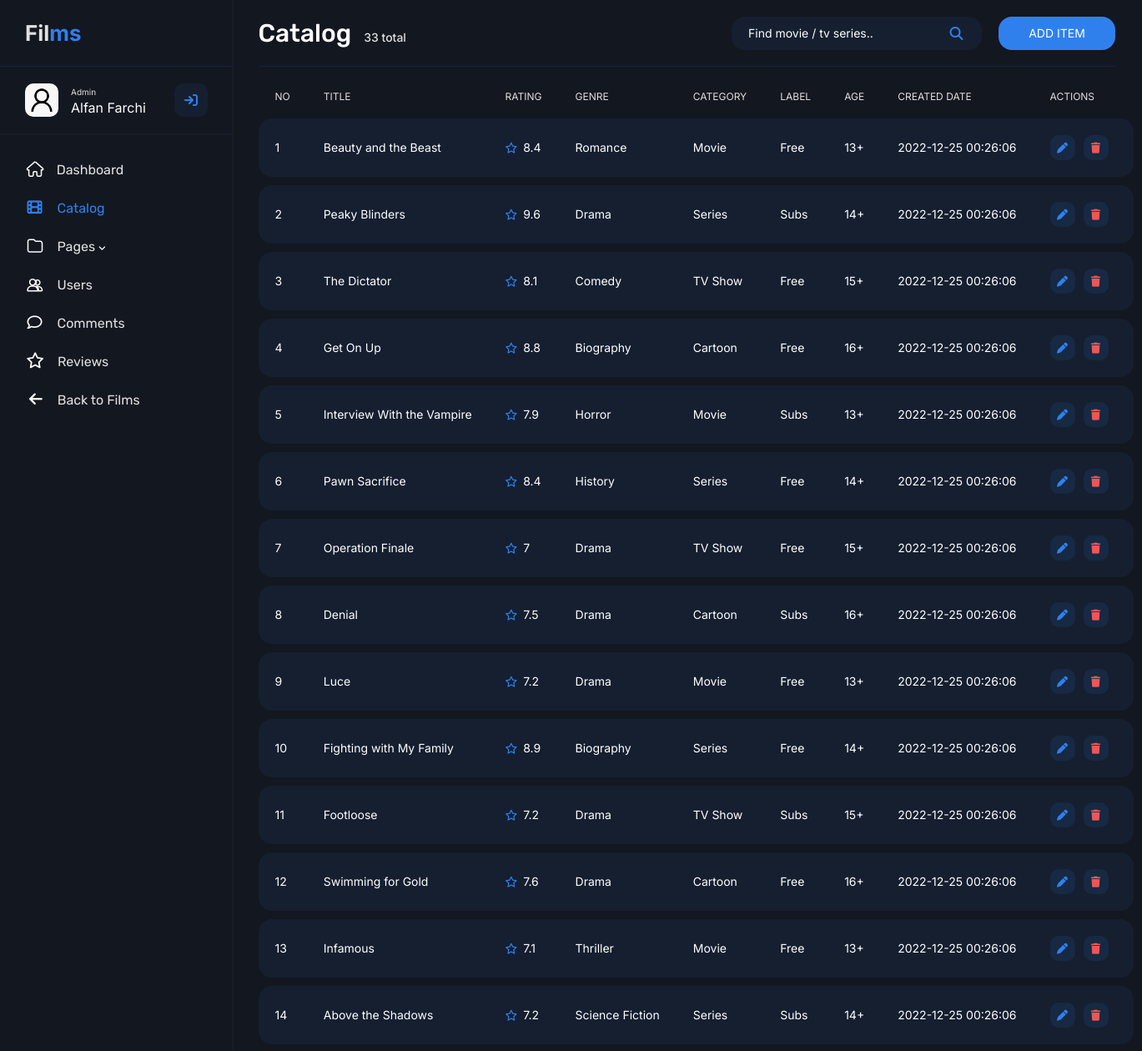
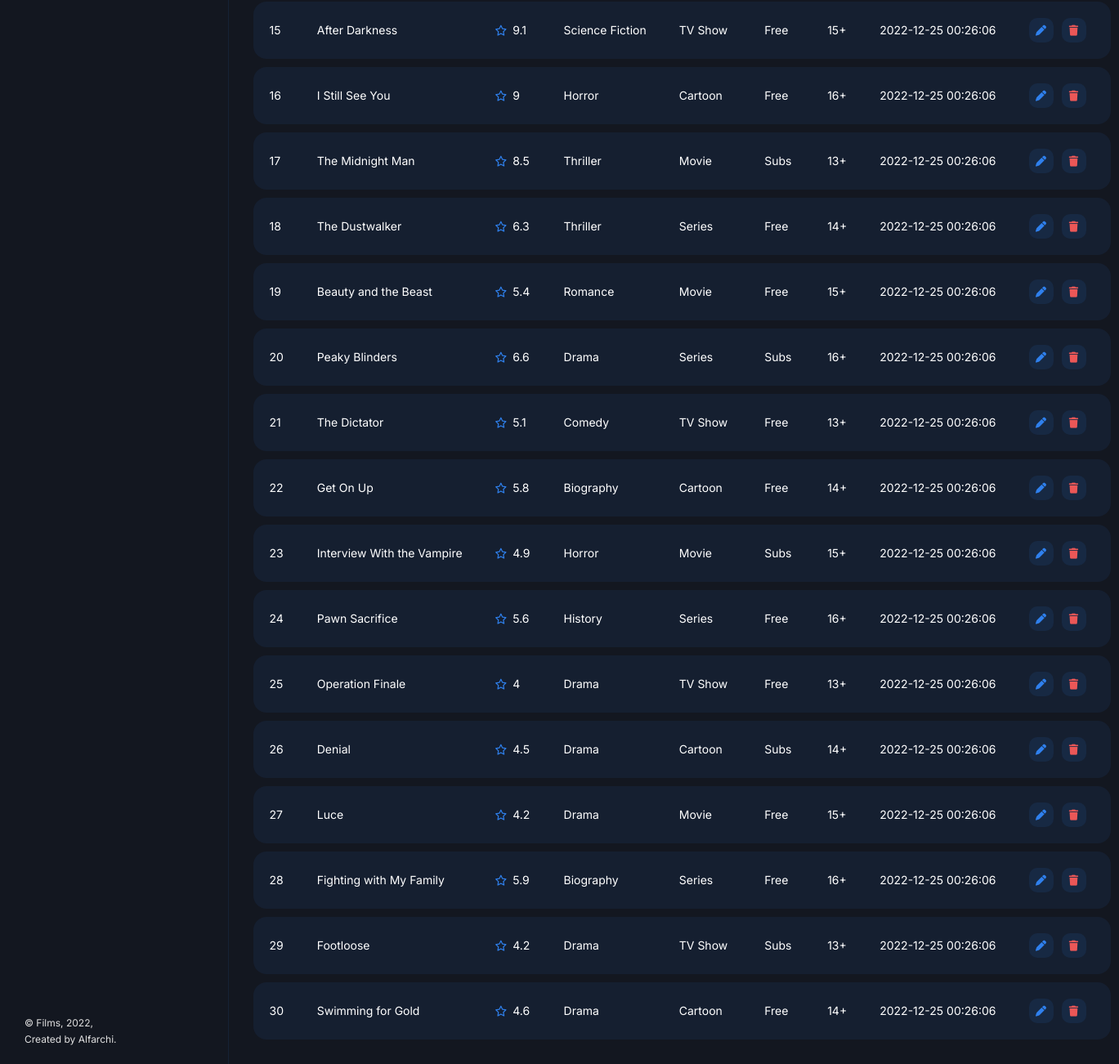
/admin/catalog.php, run on the app's committed database (2 pictures, top to bottom).
### tables this page shows
create table film (
    id_film int primary key auto_increment,
    title varchar(50),
    label varchar(10),
    rating float,
    genre varchar(20),
    year int,
    age int,
    image varchar(50),
    video varchar(50),
    film_desc varchar(500),
    film_date datetime,
    id_category int,
    foreign key (id_category) references category (id_category)
);

create table category (
    id_category int primary key auto_increment,
    category varchar(10)
);

### main/functions.php (called while the page is built, shortened)
<?php
$conn = mysqli_connect("localhost", "root", "", "films");
function query($query) {
    global $conn;
    $result = mysqli_query($conn, $query);
    $rows = [];
    while($row = mysqli_fetch_assoc($result)) {
        $rows[] = $row;
    }
    return $rows;
}
?>

### admin/catalog.php (the view, shortened to what this page needs)
<?php
require "../main/functions.php";
$film = query("SELECT * FROM film INNER JOIN category ON film.id_category = category.id_category WHERE id_film BETWEEN 1 AND 100 ORDER BY id_film DESC");
$count = query("SELECT COUNT(id_film) AS count FROM film");
?>
<!DOCTYPE html>
<html lang="en">
    <head>
        <link rel="stylesheet" href="../assets/styles/style.css">
        <link href="https://cdn.jsdelivr.net/npm/bootstrap@5.2.2/dist/css/bootstrap.min.css" rel="stylesheet">
    </head>
    <body>
        <section class="sidebar">
            <a href="" class="sidebar__logo">Fil<span>ms</span></a>
            <div class="sidebar__user">
                <img class="sidebar__avatar" src="../assets/images/icon/user.jpeg" alt="" height="40px" width="40px">
                <span>Admin</span>
                <p>Alfan Farchi</p>
                <button class="sidebar__user-btn"><i class="fa-solid fa-arrow-right-to-bracket"></i></button>
            </div>
            <div class="sidebar__nav">
                <ul class="sidebar__nav-content">
                    <li class="sidebar__nav-item"><a href="#"><i class="fa-solid fa-house"></i>Dashboard</li></a>
                    <li class="sidebar__nav-item"><a href="./catalog.php" class="active"><i class="fa-solid fa-film default"></i>Catalog</li></a>
                    <li class="sidebar__nav-item"><a href="#"><i class="fa-solid fa-folder"></i>Pages <i class="fa-solid fa-angle-down default"></i></li></a>
                    <li class="sidebar__nav-item"><a href="./users.php"><i class="fa-solid fa-user-group"></i>Users</li></a>
                    <li class="sidebar__nav-item"><a href="./comments.php"><i class="fa-regular fa-comment default"></i>Comments</li></a>
                    <li class="sidebar__nav-item"><a href="./reviews.php"><i class="fa-regular fa-star default"></i>Reviews</li></a>
                    <li class="sidebar__nav-item"><a href="../index.php"><i class="fa-solid fa-arrow-left default"></i>Back to Films</li></a>
                </ul>
            </div>
            <p class="sidebar__footer">© Films, 2022,<br>Created by Alfarchi.</p>
        </section>
        <main class="main">
            <div class="container-fluid">
                <div class="row">
                    <div class="col-12">
                        <div class="main__header">
                            <?php $i = 1 ?> <?php foreach($count as $row): ?>
                            <h2 class="main__header-title">Catalog&ensp;<span><?php echo $row["count"]; ?> total</span></h2>
                            <?php $i++ ?> <?php endforeach; ?>
                            <div class="main__action">
                                <form action="" method="post" spellcheck="false" autocomplete="off" class="nav__form nav__catalog">
                                    <input type="input" name="keyword" placeholder="Find movie / tv series.." class="nav__search search__admin">
                                    <button type="submit" name="search" class="nav__action-btn"><i class="fa-solid fa-magnifying-glass"></i></button>
                                </form>
                                <a href="./upload.php" class="a"><button class="sign__button main__button">Add item</button></a>
                            </div>
                        </div>
                    </div>
                    <div class="col-12">
                        <table class="main__table">
                            <thead>
                                <tr>
                                    <td class="film__id">NO</td>
                                    <td class="film__title">TITLE</td>
                                    <td class="film__rating">RATING</td>
                                    <td class="film__genre">GENRE</td>
                                    <td class="film__category">CATEGORY</td>
                                    <td class="film__label">LABEL</td>
                                    <td class="film__age">AGE</td>
                                    <td class="film__date">CREATED DATE</td>
                                    <td class="film__actions">ACTIONS</td>
                                </tr>
                            </thead>
                            <tbody>
                                <?php $i = 1 ?>
                                <?php foreach($film as $row): ?>
                                <tr>
                                    <td class="film__id"><?php echo $i; ?></td>
                                    <td class="film__title"><a class="catalog__title" href="../main/details.php?id=<?php echo $row["id_film"]; ?>"><?php echo $row["title"]; ?></a></td>
                                    <td class="film__rating"><i class="fa-regular fa-star"></i>&ensp;<?php echo $row["rating"]; ?></td>
                                    <td class="film__genre"><?php echo $row["genre"]; ?></td>
                                    <td class="film__category"><?php echo $row["category"]; ?></td>
                                    <td class="film__label"><?php echo $row["label"]; ?></td>
                                    <td class="film__age"><?php echo $row["age"]; ?>+</td>
                                    <td class="film__date"><?php echo $row["film_date"]; ?></td>
                                    <td class="actions__button"><a href="./update.php?id=<?php echo $row["id_film"]; ?>"><i class="fa-solid fa-pen"></i></a><a href="./delete.php?id=<?php echo $row["id_film"]; ?>" onclick="return confirm('Delete film?')"><i class="fa-solid fa-trash"></i></a></td>
                                </tr>
                                <?php $i++ ?>
                                <?php endforeach; ?>
                            </tbody>
                        </table>
                    </div>
                </div>
            </div>
    </body>
</html>

### data on the page
film: title "Beauty and the Beast", rating "8.4", genre "Romance", id_category.category "Movie", label "Free", age "13", film_date "2022-12-25 00:26:06"
film: title "Peaky Blinders", rating "9.6", genre "Drama", id_category.category "Series", label "Subs", age "14", film_date "2022-12-25 00:26:06"
film: title "The Dictator", rating "8.1", genre "Comedy", id_category.category "TV Show", label "Free", age "15", film_date "2022-12-25 00:26:06"
film: title "Get On Up", rating "8.8", genre "Biography", id_category.category "Cartoon", label "Free", age "16", film_date "2022-12-25 00:26:06"
film: title "Interview With the Vampire", rating "7.9", genre "Horror", id_category.category "Movie", label "Subs", age "13", film_date "2022-12-25 00:26:06"
film: title "Pawn Sacrifice", rating "8.4", genre "History", id_category.category "Series", label "Free", age "14", film_date "2022-12-25 00:26:06"
film: title "Operation Finale", rating "7", genre "Drama", id_category.category "TV Show", label "Free", age "15", film_date "2022-12-25 00:26:06"
film: title "Denial", rating "7.5", genre "Drama", id_category.category "Cartoon", label "Subs", age "16", film_date "2022-12-25 00:26:06"
film: title "Luce", rating "7.2", genre "Drama", id_category.category "Movie", label "Free", age "13", film_date "2022-12-25 00:26:06"
film: title "Fighting with My Family", rating "8.9", genre "Biography", id_category.category "Series", label "Free", age "14", film_date "2022-12-25 00:26:06"
film: title "Footloose", rating "7.2", genre "Drama", id_category.category "TV Show", label "Subs", age "15", film_date "2022-12-25 00:26:06"
film: title "Swimming for Gold", rating "7.6", genre "Drama", id_category.category "Cartoon", label "Free", age "16", film_date "2022-12-25 00:26:06"
film: title "Infamous", rating "7.1", genre "Thriller", id_category.category "Movie", label "Free", age "13", film_date "2022-12-25 00:26:06"
film: title "Above the Shadows", rating "7.2", genre "Science Fiction", id_category.category "Series", label "Subs", age "14", film_date "2022-12-25 00:26:06"
film: title "After Darkness", rating "9.1", genre "Science Fiction", id_category.category "TV Show", label "Free", age "15", film_date "2022-12-25 00:26:06"
film: title "I Still See You", rating "9", genre "Horror", id_category.category "Cartoon", label "Free", age "16", film_date "2022-12-25 00:26:06"
film: title "The Midnight Man", rating "8.5", genre "Thriller", id_category.category "Movie", label "Subs", age "13", film_date "2022-12-25 00:26:06"
film: title "The Dustwalker", rating "6.3", genre "Thriller", id_category.category "Series", label "Free", age "14", film_date "2022-12-25 00:26:06"
film: title "Beauty and the Beast", rating "5.4", genre "Romance", id_category.category "Movie", label "Free", age "15", film_date "2022-12-25 00:26:06"
film: title "Peaky Blinders", rating "6.6", genre "Drama", id_category.category "Series", label "Subs", age "16", film_date "2022-12-25 00:26:06"
film: title "The Dictator", rating "5.1", genre "Comedy", id_category.category "TV Show", label "Free", age "13", film_date "2022-12-25 00:26:06"
film: title "Get On Up", rating "5.8", genre "Biography", id_category.category "Cartoon", label "Free", age "14", film_date "2022-12-25 00:26:06"
film: title "Interview With the Vampire", rating "4.9", genre "Horror", id_category.category "Movie", label "Subs", age "15", film_date "2022-12-25 00:26:06"
film: title "Pawn Sacrifice", rating "5.6", genre "History", id_category.category "Series", label "Free", age "16", film_date "2022-12-25 00:26:06"
film: title "Operation Finale", rating "4", genre "Drama", id_category.category "TV Show", label "Free", age "13", film_date "2022-12-25 00:26:06"
film: title "Denial", rating "4.5", genre "Drama", id_category.category "Cartoon", label "Subs", age "14", film_date "2022-12-25 00:26:06"
film: title "Luce", rating "4.2", genre "Drama", id_category.category "Movie", label "Free", age "15", film_date "2022-12-25 00:26:06"
film: title "Fighting with My Family", rating "5.9", genre "Biography", id_category.category "Series", label "Free", age "16", film_date "2022-12-25 00:26:06"
film: title "Footloose", rating "4.2", genre "Drama", id_category.category "TV Show", label "Subs", age "13", film_date "2022-12-25 00:26:06"
film: title "Swimming for Gold", rating "4.6", genre "Drama", id_category.category "Cartoon", label "Free", age "14", film_date "2022-12-25 00:26:06"

### other printed values
$row["count"] "33"
